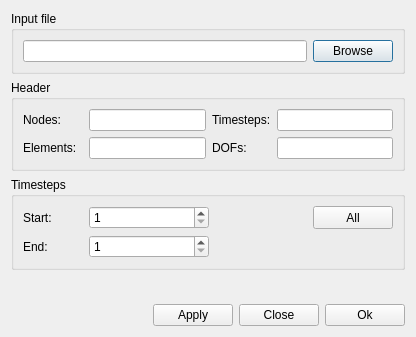
<ui version="4.0" >
 <class>readEpFileDialog</class>
 <widget class="QDialog" name="readEpFileDialog" >
  <property name="geometry" >
   <rect>
    <x>0</x>
    <y>0</y>
    <width>416</width>
    <height>337</height>
   </rect>
  </property>
  <property name="windowTitle" >
   <string>Read input file</string>
  </property>
  <property name="windowIcon" >
   <iconset resource="../ElmerGUI.qrc" >
    <normaloff>:/icons/Mesh3D.png</normaloff>:/icons/Mesh3D.png</iconset>
  </property>
  <layout class="QVBoxLayout" >
   <item>
    <widget class="QGroupBox" name="inputGroup" >
     <property name="title" >
      <string>Input file</string>
     </property>
     <layout class="QVBoxLayout" >
      <item>
       <layout class="QHBoxLayout" >
        <item>
         <widget class="QLineEdit" name="fileName" >
          <property name="maximumSize" >
           <size>
            <width>16777215</width>
            <height>24</height>
           </size>
          </property>
         </widget>
        </item>
        <item>
         <widget class="QPushButton" name="browseButton" >
          <property name="maximumSize" >
           <size>
            <width>16777215</width>
            <height>24</height>
           </size>
          </property>
          <property name="text" >
           <string>Browse</string>
          </property>
         </widget>
        </item>
       </layout>
      </item>
     </layout>
    </widget>
   </item>
   <item>
    <widget class="QGroupBox" name="headerGroup" >
     <property name="title" >
      <string>Header</string>
     </property>
     <layout class="QVBoxLayout" >
      <item>
       <layout class="QGridLayout" >
        <item row="0" column="0" >
         <widget class="QLabel" name="nodesLabel" >
          <property name="maximumSize" >
           <size>
            <width>16777215</width>
            <height>24</height>
           </size>
          </property>
          <property name="text" >
           <string>Nodes:</string>
          </property>
         </widget>
        </item>
        <item row="0" column="1" >
         <widget class="QLineEdit" name="nodesEdit" >
          <property name="maximumSize" >
           <size>
            <width>16777215</width>
            <height>24</height>
           </size>
          </property>
         </widget>
        </item>
        <item row="0" column="2" >
         <widget class="QLabel" name="timestepsLabel" >
          <property name="text" >
           <string>Timesteps:</string>
          </property>
         </widget>
        </item>
        <item row="0" column="3" >
         <widget class="QLineEdit" name="timestepsEdit" >
          <property name="maximumSize" >
           <size>
            <width>16777215</width>
            <height>24</height>
           </size>
          </property>
         </widget>
        </item>
        <item row="1" column="0" >
         <widget class="QLabel" name="elementsLabel" >
          <property name="minimumSize" >
           <size>
            <width>60</width>
            <height>0</height>
           </size>
          </property>
          <property name="text" >
           <string>Elements:</string>
          </property>
         </widget>
        </item>
        <item row="1" column="1" >
         <widget class="QLineEdit" name="elementsEdit" >
          <property name="maximumSize" >
           <size>
            <width>16777215</width>
            <height>24</height>
           </size>
          </property>
         </widget>
        </item>
        <item row="1" column="2" >
         <widget class="QLabel" name="dofsLabel" >
          <property name="text" >
           <string>DOFs:</string>
          </property>
         </widget>
        </item>
        <item row="1" column="3" >
         <widget class="QLineEdit" name="dofsEdit" >
          <property name="maximumSize" >
           <size>
            <width>16777215</width>
            <height>24</height>
           </size>
          </property>
         </widget>
        </item>
       </layout>
      </item>
     </layout>
    </widget>
   </item>
   <item>
    <widget class="QGroupBox" name="timestepsGroup" >
     <property name="title" >
      <string>Timesteps</string>
     </property>
     <layout class="QVBoxLayout" >
      <item>
       <layout class="QGridLayout" >
        <item row="0" column="0" >
         <widget class="QLabel" name="startLabel" >
          <property name="minimumSize" >
           <size>
            <width>60</width>
            <height>0</height>
           </size>
          </property>
          <property name="text" >
           <string>Start:</string>
          </property>
         </widget>
        </item>
        <item row="0" column="1" >
         <widget class="QSpinBox" name="start" >
          <property name="minimumSize" >
           <size>
            <width>120</width>
            <height>0</height>
           </size>
          </property>
          <property name="maximumSize" >
           <size>
            <width>16777215</width>
            <height>24</height>
           </size>
          </property>
          <property name="minimum" >
           <number>1</number>
          </property>
          <property name="maximum" >
           <number>99999999</number>
          </property>
         </widget>
        </item>
        <item row="0" column="2" >
         <spacer>
          <property name="orientation" >
           <enum>Qt::Horizontal</enum>
          </property>
          <property name="sizeHint" stdset="0" >
           <size>
            <width>40</width>
            <height>20</height>
           </size>
          </property>
         </spacer>
        </item>
        <item row="0" column="3" >
         <widget class="QPushButton" name="allButton" >
          <property name="maximumSize" >
           <size>
            <width>16777215</width>
            <height>24</height>
           </size>
          </property>
          <property name="text" >
           <string>All</string>
          </property>
         </widget>
        </item>
        <item row="1" column="0" >
         <widget class="QLabel" name="endLabel" >
          <property name="text" >
           <string>End:</string>
          </property>
         </widget>
        </item>
        <item row="1" column="1" >
         <widget class="QSpinBox" name="end" >
          <property name="maximumSize" >
           <size>
            <width>16777215</width>
            <height>24</height>
           </size>
          </property>
          <property name="minimum" >
           <number>1</number>
          </property>
          <property name="maximum" >
           <number>99999999</number>
          </property>
         </widget>
        </item>
       </layout>
      </item>
     </layout>
    </widget>
   </item>
   <item>
    <spacer>
     <property name="orientation" >
      <enum>Qt::Vertical</enum>
     </property>
     <property name="sizeHint" stdset="0" >
      <size>
       <width>20</width>
       <height>16</height>
      </size>
     </property>
    </spacer>
   </item>
   <item>
    <layout class="QHBoxLayout" >
     <item>
      <spacer>
       <property name="orientation" >
        <enum>Qt::Horizontal</enum>
       </property>
       <property name="sizeHint" stdset="0" >
        <size>
         <width>71</width>
         <height>20</height>
        </size>
       </property>
      </spacer>
     </item>
     <item>
      <widget class="QPushButton" name="applyButton" >
       <property name="text" >
        <string>Apply</string>
       </property>
      </widget>
     </item>
     <item>
      <widget class="QPushButton" name="cancelButton" >
       <property name="text" >
        <string>Close</string>
       </property>
       <property name="icon" >
        <iconset resource="../ElmerGUI.qrc" >
         <normaloff>:/icons/dialog-close.png</normaloff>:/icons/dialog-close.png</iconset>
       </property>
      </widget>
     </item>
     <item>
      <widget class="QPushButton" name="okButton" >
       <property name="text" >
        <string>Ok</string>
       </property>
       <property name="icon" >
        <iconset resource="../ElmerGUI.qrc" >
         <normaloff>:/icons/dialog-ok-apply.png</normaloff>:/icons/dialog-ok-apply.png</iconset>
       </property>
      </widget>
     </item>
    </layout>
   </item>
  </layout>
 </widget>
 <resources>
  <include location="../ElmerGUI.qrc" />
  <include location="../ElmerGUI.qrc" />
 </resources>
 <connections/>
</ui>
